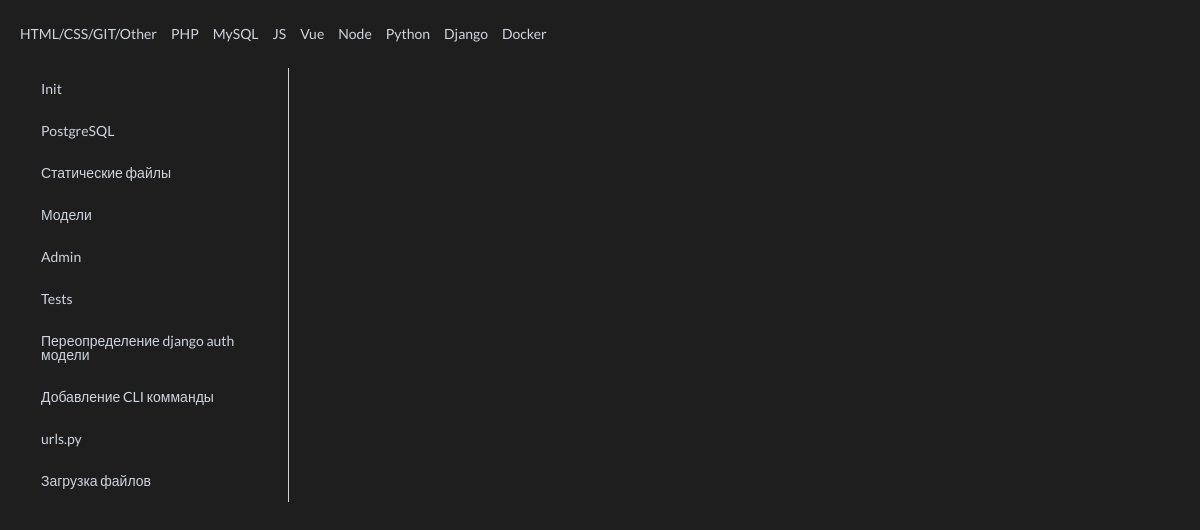
The page /info?t=dj on the database as committed earlier.
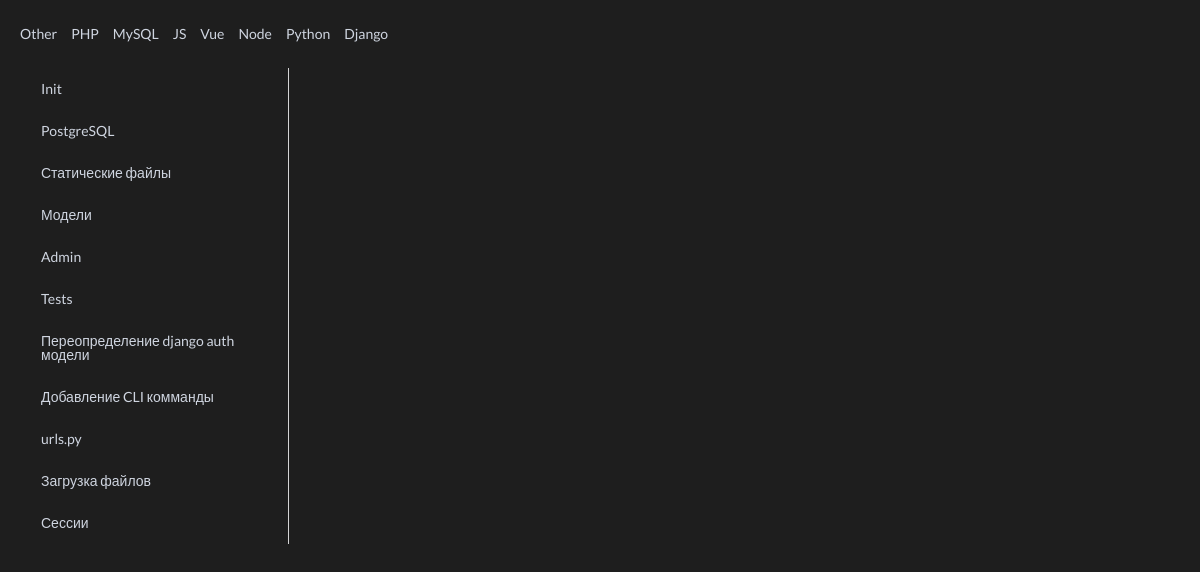
The same page on the database as committed later.
### scraps/models.py (models this page shows, shortened)
class Technology(models.Model):
    name = models.CharField(verbose_name='Name of technology', max_length=255)
    link_name = models.CharField(verbose_name='Link name of technology(JavaScript=js)', max_length=255)
    class Meta:
        verbose_name_plural = 'Technologis'
        verbose_name = 'Technology'

class Content(models.Model):
    technology = models.ForeignKey(Technology, on_delete=models.CASCADE, related_name='technology')
    title = models.CharField(verbose_name='Title', max_length=255)
    content = models.TextField(verbose_name='Content', default='<pre data-enlighter-language="python"></pre>')
    class Meta:
        verbose_name_plural = 'Contents'
        verbose_name = 'Content'
        ordering = ['id']

### scraps/views.py (the view)
# urls.py: path('info', views.get_info, name='info'),
def get_info(req):
    technologies = models.Technology.objects.all().values()
    select_tech = req.GET['t'] or 'py'
    get_object_or_404(models.Technology, link_name=select_tech)
    content = models.Content.objects.filter(technology__link_name=select_tech)
    return render(req, 'info_page.html', context={'content': content, 'technologies': technologies})

### scraps/templates/info_page.html (shortened to what this page needs)
{% extends 'index.html' %}
{% block data %}
  <div class="ui grid">
  <div class="four wide column">
    <div class="ui vertical fluid tabular attached menu">
      {% for el in content %}
        <a class="item" data-tab="data-tab-{{ el.id }}">
          {{ el.title }}
        </a>
      {% endfor %}
    </div>
  </div>
  <div class="twelve wide stretched column">
    {% for el in content %}
        {{ el.content|safe }}
    {% endfor %}
  </div>
</div>
{% endblock %}

### scraps/templates/index.html (shortened to what this page needs)
{% extends 'base.html' %}
{% block content %}
  <div class="ui text menu">
      {% for tclgy in technologies %}
        <a class="item" href="/info?t={{ tclgy.link_name }}">
          {{ tclgy.name }}
        </a>
      {% endfor %}
  </div>
  <div class="ui content">
      {% block data %}
      {% endblock %}
  </div>
{% endblock %}

### scraps/templates/base.html (shortened to what this page needs)
<!DOCTYPE html>
<html lang="en">
<head>
  {% load static %}
  <link rel="stylesheet" href="https://cdn.jsdelivr.net/npm/semantic-ui@2.4.2/dist/semantic.min.css">
  <link rel="stylesheet" href="{% static '/lib/EJS3/dist/enlighterjs.atomic.min.css' %}">
  <link rel="stylesheet" href="{% static '/css/style.css' %}">
</head>
<body>
  <div class="ui fluid container">
    {% block content %}
    {% endblock %}
  </div>
</body>
</html>

### static/css/style.css (style rules this page uses)
body { margin: 0 20px; }
html, body { background-color: #1E1E1E !important; }
:not(.enlighter) p, :not(.enlighter) a, :not(.enlighter) h1, :not(.enlighter) h2, :not(.enlighter) h3, :not(.enlighter) h4, :not(.enlighter) h5, :not(.enlighter) h6, :not(.enlighter) li { color: #cfd5e0 !important; }

Rows that differ between the two databases and show on the page:
removed Technology: name "HTML/CSS/GIT/Other"
removed Technology: name "Docker"
added Technology: name "Other"
added Content: title "Сессии"
